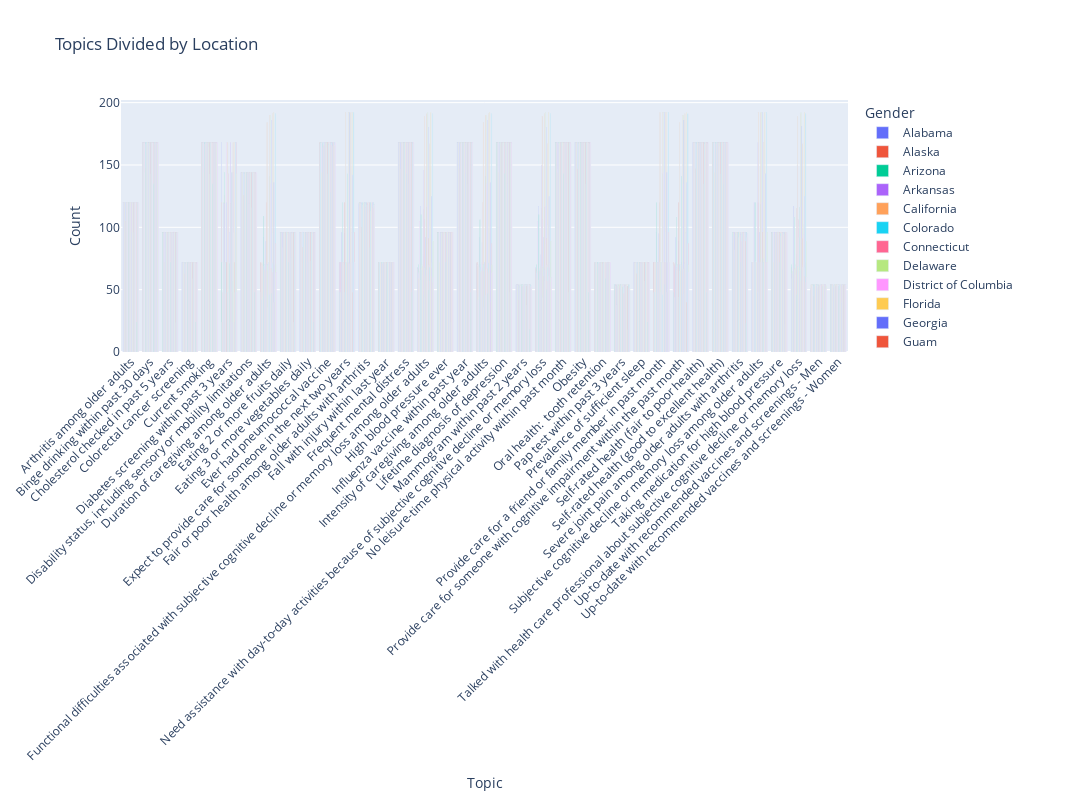

Notebook code cell kept with this figure:
### Code cell
# Interactice bar chart for analizing topics by LocationDesc:

topics_by_location = data_cleaned_percent.groupby(['Topic', 'LocationDesc']).size().unstack()
topics_by_location_long = topics_by_location.reset_index().melt(id_vars='Topic', var_name='Location', value_name='Count')

# Create the bar chart
fig = px.bar(topics_by_location_long, x='Topic', y='Count', color='Location', 
             title='Topics Divided by Location',
             labels={'Count':'Count', 'Topic':'Topic'},
             barmode='group')

# Update layout
fig.update_layout(xaxis_title='Topic',
                  yaxis_title='Count',
                  legend_title='Gender',
                  xaxis_tickangle=-45,
                  width=1300,
                  height=800
                  )

# Show the interactive plot
fig.show()
